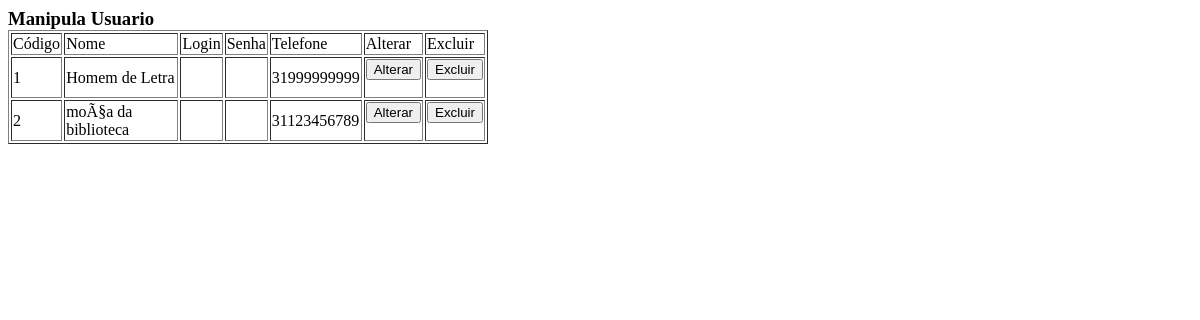
/formmanipulausuario.php, run on an earlier commit of the app's database.
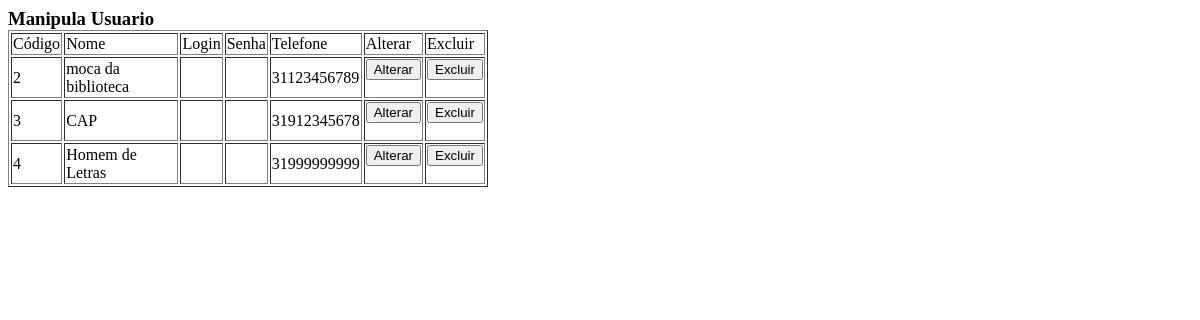
And on a later commit of the database.
### tables this page shows
CREATE TABLE IF NOT EXISTS `Usuario` (
  `Codigo` bigint(20) NOT NULL AUTO_INCREMENT,
  `Nome` varchar(50) NOT NULL,
  `Login` varchar(20) NOT NULL,
  `Senha` varchar(20) NOT NULL,
  `Telefone` varchar(15) NOT NULL,
  PRIMARY KEY (`Codigo`)
);

### formmanipulausuario.php (the view, shortened to what this page needs)
<html>
<head><title>Manipulando Usuario</title></head>
<body>
<h3> Manipula Usuario
<div style="width:800px; height: 600px; overflow: auto;">
<table border="1" width="480px">
<tr><td>Código</td><td>Nome</td><td>Login</td><td>Senha</td><td>Telefone</td><td>Alterar</td><td>Excluir</td></tr>
<?php
	include 'connection.php';
	mysqli_set_charset($conexao, "utf8");
	$sqlselect = "Select * From Usuario";
	$result = mysqli_query($conexao,$sqlselect) or die("Requisição com erros");
if (mysqli_num_rows($result) > 0) {
	while($vet = mysqli_fetch_array($result)){
		$codigo = $vet['Codigo'];
		$nome = $vet['Nome'];
		$login = $vet['Preco'];
		$senha = $vet['Estoque'];
		$telefone = $vet['Telefone'];
		echo "<tr>";
		echo "<td>$codigo</td><td>$nome</td><td>$login</td><td>$senha</td><td>$telefone</td>";
		echo "<td><form action='formalterausuario.php' method='POST'><input type='submit' value='Alterar'>";
		echo "<input type='hidden' name='codigo' value='$codigo'></form></td>";
		echo "<td><form action='excluiusuario.php' method='POST'><input type='submit' value='Excluir'>";
		echo "<input type='hidden' name='codigo' value='$codigo'></form></td>";
		echo "</tr>";
	}
}
else
	echo "Retorno vazio";
?>
</table>
</div></body></html>

What changed in the data, as far as the page shows it:
removed usuario: Codigo "1", Nome "Homem de Letra", Telefone "31999999999"
changed usuario id 2: Nome "moÃ§a da biblioteca" → "moca da biblioteca"
added usuario: Codigo "3", Nome "CAP", Telefone "31912345678"
added usuario: Codigo "4", Nome "Homem de Letras", Telefone "31999999999"
